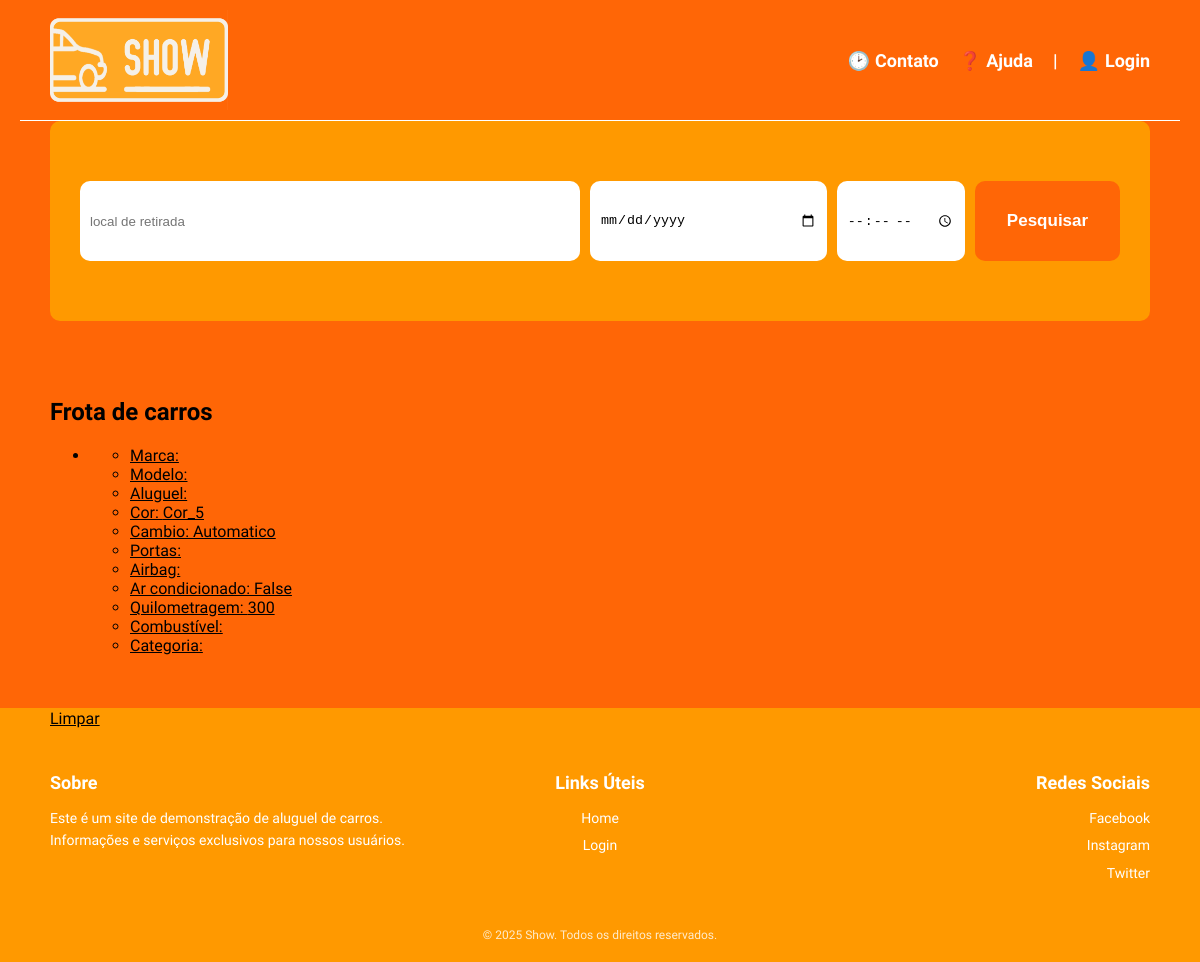
Before: / with the older database file.
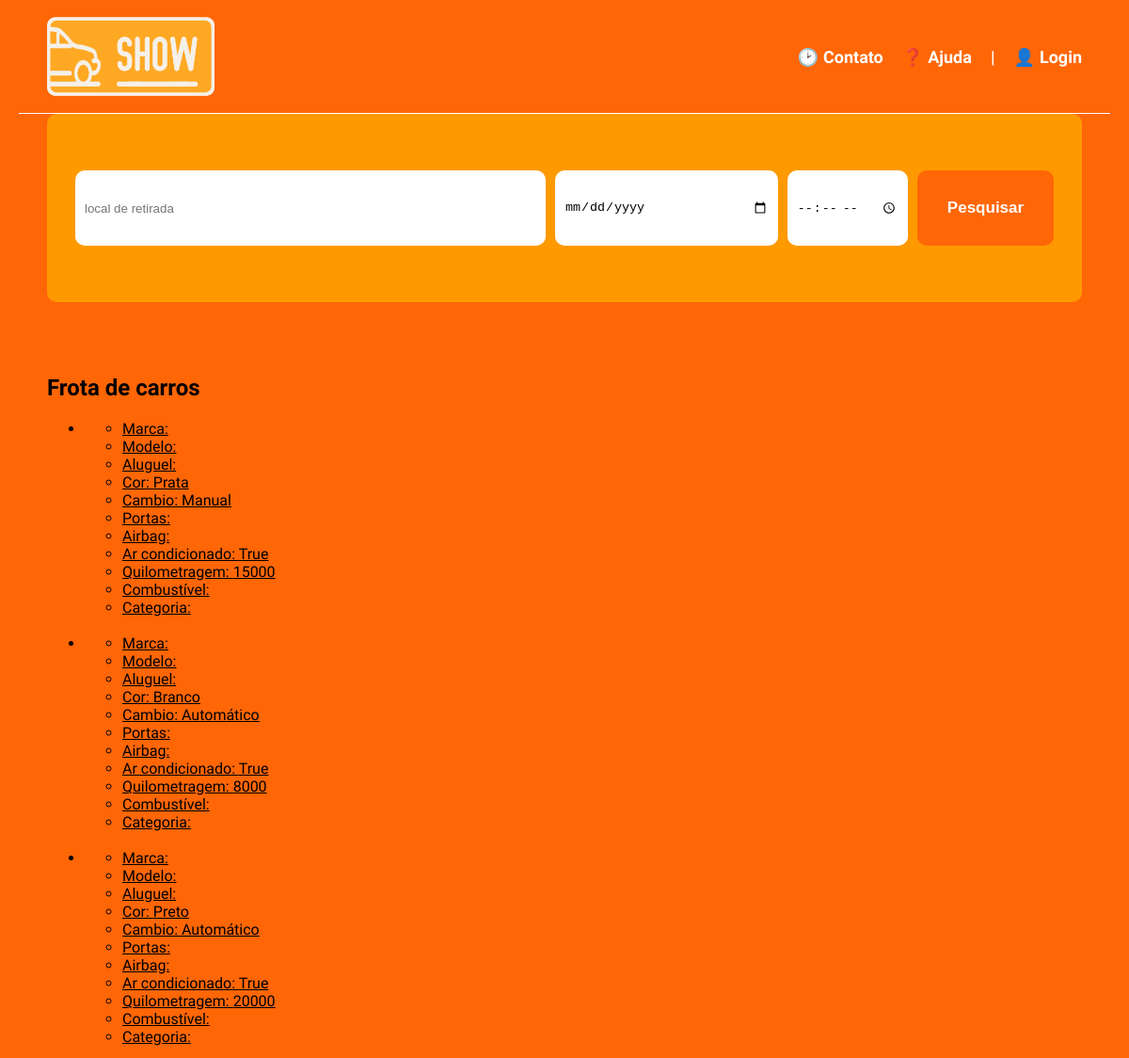
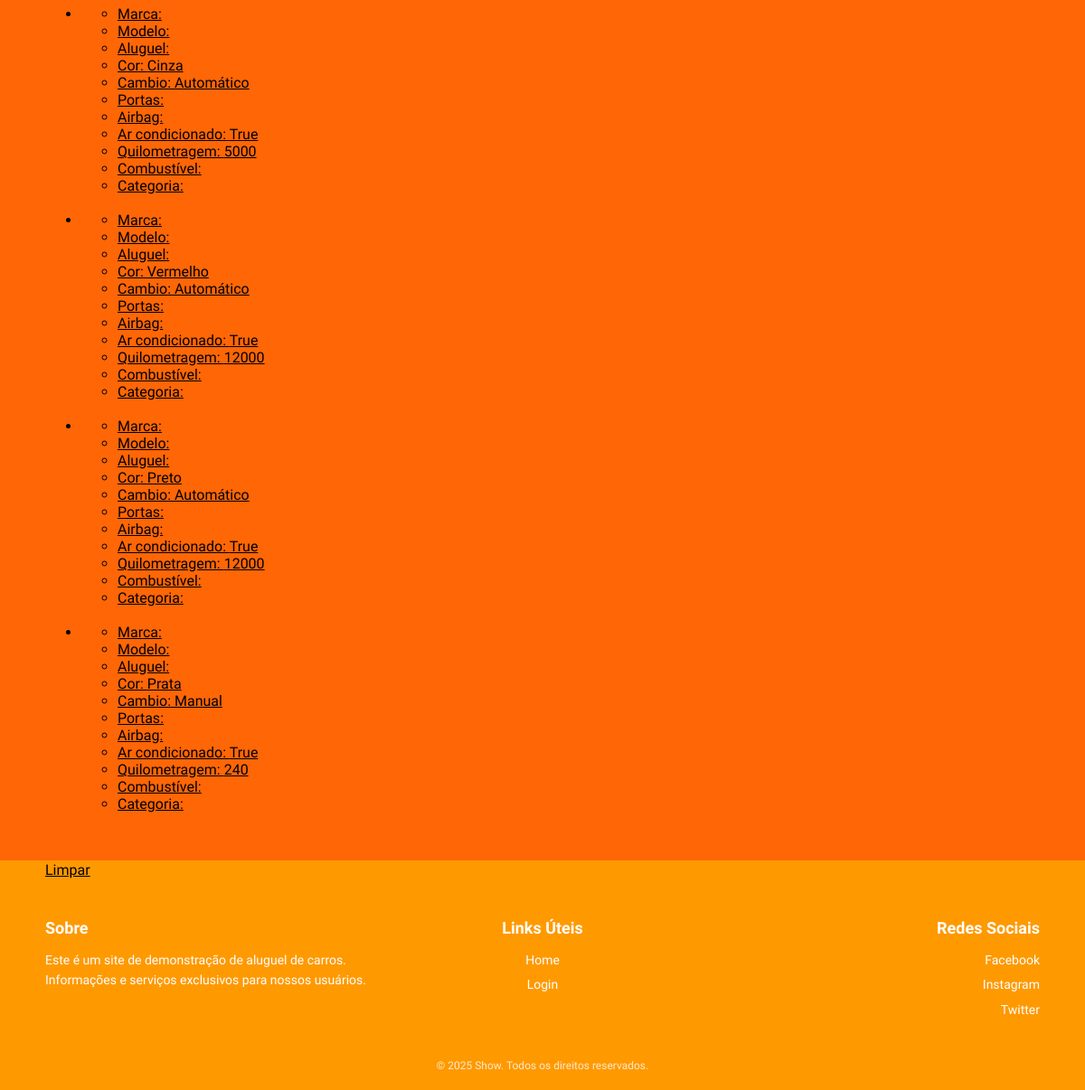
After: the same page with the newer database file (2 pictures, top to bottom).
### models.py (models this page shows, shortened)
class Veiculo(Base):
    __tablename__ = "veiculos"
    id = Column("id", Integer, primary_key=True, autoincrement=True)
    portas = Column("portas", Integer, nullable=False)
    preco_diaria = Column("preco_diaria", Numeric(10, 2), nullable=False)
    placa = Column("placa", String(7), nullable=False)
    cor = Column("cor", String(100), nullable=False)
    preco_compra = Column("preco_compra", Numeric(10, 2), nullable=False)
    capacidade_pessoas = Column("capacidade_pessoas", Integer, nullable=False)
    quilometragem = Column("quilometragem", Integer, nullable=False)
    cambio = Column("cambio", String(100), nullable=False)
    airbags = Column("airbags", Boolean, nullable=False)
    ar_condicionado = Column("ar_condicionado", Boolean, nullable=False)
    disponivel = Column("disponivel", Boolean, nullable=False)
    id_fornecedor = Column("id_fornecedor", Integer, ForeignKey("fornecedores.id"), nullable=False)
    id_garagem = Column("id_garagem", Integer, ForeignKey("garagens.id"), nullable=False)
    id_plano_seguro = Column("id_plano_seguro", Integer, ForeignKey("plano_seguros.id"), nullable=False)
    id_marca = Column("id_marca", Integer, ForeignKey("marcas.id"), nullable=False)
    id_modelo = Column("id_modelo", Integer, ForeignKey("modelos.id"), nullable=False)
    id_categoria = Column("id_categoria", Integer, ForeignKey("categorias.id"), nullable=False)
    id_combustivel = Column("id_combustivel", Integer, ForeignKey("combustiveis.id"), nullable=False)

### app.py (the view)
@app.route("/")
def pagina_inicial():
    sessao =Sessao()
    carros = sessao.query(Veiculo).all()
    if session.get("funcionario_id"):
        funcionario = sessao.query(Funcionario).filter_by(id = session.get("funcionario_id")).first()
        cargo = funcionario.cargo
    else:
        cargo=None
    sessao.close()
    return render_template("pagina_inicial.html", carros_cadastrados=carros, cargo = cargo)

### templates/pagina_inicial.html (shortened to what this page needs)
{% extends "base.html" %}
{% block conteudo_principal %}
<div class="painel_pesquisa">
    <form class="formulario_pesquisa" action="#">
        <div class="local_retirada">
            <input type="text" class="input_local" placeholder="local de retirada"/>
        </div>
        <div class="data" title="Data de retirada e horário">
            <input type="date" class="input_data" aria-label="Data de retirada"/>
            <input type="time" class="input_hora" aria-label="Hora de devolução"/>
        </div>
        <button type="submit">Pesquisar</button>
    </form>
</div>
<br><br><br>
 {% if carros_cadastrados %}
    <h2>Frota de carros</h2>
    <ul>
    {% for carro in carros_cadastrados %}
    {% if carro %}
        <a href="{{ url_for('detalhar_carro', carro_id = carro['id']) }}"><div><li>
    <ul>
        <li>Marca: {{ carro.marca }}</li>
        <li>Modelo: {{ carro.modelo }}</li>
        <li>Aluguel: {{ carro.aluguel }}</li>
        <li>Cor: {{ carro.cor }}</li>
        <li>Cambio: {{ carro.cambio }}</li>
        <li>Portas: {{ carroportas }}</li>
        <li>Airbag: {{ carro.airbag }}</li>
        <li>Ar condicionado: {{ carro.ar_condicionado }}</li>
        <li>Quilometragem: {{ carro.quilometragem }}</li>
        <li>Combustível: {{ carro.combustivel }}</li>
        <li>Categoria: {{ carro.categoria }}</li>
    </ul>
        </li></div></a><br>
        {% endif %}
    {% endfor %}
    </ul>
    {% else %}
    <p>Não há carros cadastrados no momento</p>
    {% endif %}
    <br>
    <a href="/logout">Limpar</a>
{% endblock %}

### templates/base.html (shortened to what this page needs)
<!DOCTYPE html>
<html lang="pt-BR">
<head>
    <link rel="stylesheet" href="{{ url_for('static', filename='estilo.css') }}">
</head>
<body>
    <header>
        <div class="container">
            <a href="/" class="logo">
                <img src="{{ url_for('static', filename='imagens/Isologo Show.png') }}" alt="Show" />
            </a>
            <nav>
                <a href="#" class="icon-contato">Contato</a>
                <a href="#" class="icon-ajuda">Ajuda</a>
                <span>|</span>
                <a href="/login" class="icon-login">Login</a>
            </nav>
        </div>
    </header>
    <main>
        <div class="conteudo_principal">
        {% block conteudo_principal %}{% endblock %}
        </div>
    </main>
    <footer>
    <div class="footer_container">
        <div class="footer_section">
            <h4>Sobre</h4>
            <p>Este é um site de demonstração de aluguel de carros. Informações e serviços exclusivos para nossos usuários.</p>
        </div>
        <div class="footer_section">
            <h4>Links Úteis</h4>
            <ul>
                <li><a href="/">Home</a></li>
                <li><a href="/login">Login</a></li>
            </ul>
        </div>
        <div class="footer_section">
            <h4>Redes Sociais</h4>
            <ul class="socials">
                <li><a href="#">Facebook</a></li>
                <li><a href="#">Instagram</a></li>
                <li><a href="#">Twitter</a></li>
            </ul>
        </div>
    </div>
    <div class="footer_bottom">
        &copy; 2025 Show. Todos os direitos reservados.
    </div>
</footer>
</body>
</html>

### static/estilo.css (style rules this page uses)
.container { max-width: 500px; margin: 0 auto; }
body { font-family: "Work Sans"; background-color: #ff6606; display: block; padding-left: 20px; padding-right: 20px; margin: 0; min-height: 100vh; }
header { background-color: #ff6606; padding: 10px 0; display: flex; justify-content: center; border-bottom: 1px solid #fff; }
header .container { max-width: 1100px; width: 100%; display: flex; align-items: center; justify-content: space-between; }
.logo { display: flex; align-items: center; }
.logo img { height: 100px; margin-right: 10px; }
nav { display: flex; align-items: center; gap: 20px; color: white; font-weight: 600; font-size: 18px; }
nav a { color: white; text-decoration: none; display: flex; align-items: center; gap: 5px; }
.icon-contato::before { content: "\1F551"; }
.icon-ajuda::before { content: "\2753"; }
.icon-login::before { content: "\1F464"; }
a { color: black; }
button[type="submit"] { background: white; border: 2px solid #ddd; border-radius: 25px; padding: 4px 10px; cursor: pointer; font-weight: bold; }
.conteudo_principal { max-width: 1100px; width: 100%; margin: 0 auto; }
.painel_pesquisa { background-color: #ff9900; padding: 60px 30px; border-radius: 10px; max-width: 1100px; margin: 0 auto; }
.formulario_pesquisa { display:flex; gap: 10px; width: 100%; align-items: center; }
.formulario_pesquisa input { height: 80px; padding: 0 10px; box-sizing: border-box; border-radius: 10px; border:none; }
.local_retirada { flex: 4; }
.input_local { width:100%; }
.data { flex: 3; display: flex; gap: 10px; }
.input_data { flex: 2; width: 100%; }
.input_hora { flex: 1; width: 100%; }
.formulario_pesquisa button { height: 80px; flex: 1; padding: 0 10px; box-sizing: border-box; border-radius: 10px; border:none; background-color: #ff6606; font-size: 17px; color: #ffffff; }
footer { background-color: #ff9900; color: #fff; padding: 40px 20px 20px 20px; margin-top: 60px; font-family: "Work Sans", sans-serif; margin: -20px; }
.footer_container { max-width: 1100px; margin: 0 auto; display: flex; flex-wrap: wrap; }
.footer_section { flex: 1; min-width: 200px; }
.footer_section:first-child { text-align: left; }
.footer_section:nth-child(2) { text-align: center; }
.footer_section:last-child { text-align: right; }
.footer_section h4 { font-size: 18px; margin-bottom: 10px; font-weight: bold; }
.footer_section p, .footer_section ul { font-size: 14px; line-height: 1.6; list-style: none; padding: 0; }
.footer_section ul li { margin-bottom: 5px; }
.footer_section ul li a { color: #fff; text-decoration: none; }
.footer_bottom { text-align: center; margin-top: 30px; font-size: 12px; opacity: 0.8; }

Changed rows visible on the page:
changed Veiculo (number 1 of 7 on the later page): cor "Cor_5" → "Prata"; cambio "Automatico" → "Manual"; ar_condicionado "False" → "True"; quilometragem "300" → "15000"
added Veiculo: cor "Branco", cambio "Automático", ar_condicionado "True", quilometragem "8000"
added Veiculo: cor "Preto", cambio "Automático", ar_condicionado "True", quilometragem "20000"
added Veiculo: cor "Cinza", cambio "Automático", ar_condicionado "True", quilometragem "5000"
added Veiculo: cor "Vermelho", cambio "Automático", ar_condicionado "True", quilometragem "12000"
added Veiculo: cor "Preto", cambio "Automático", ar_condicionado "True", quilometragem "12000"
added Veiculo: cor "Prata", cambio "Manual", ar_condicionado "True", quilometragem "240"
